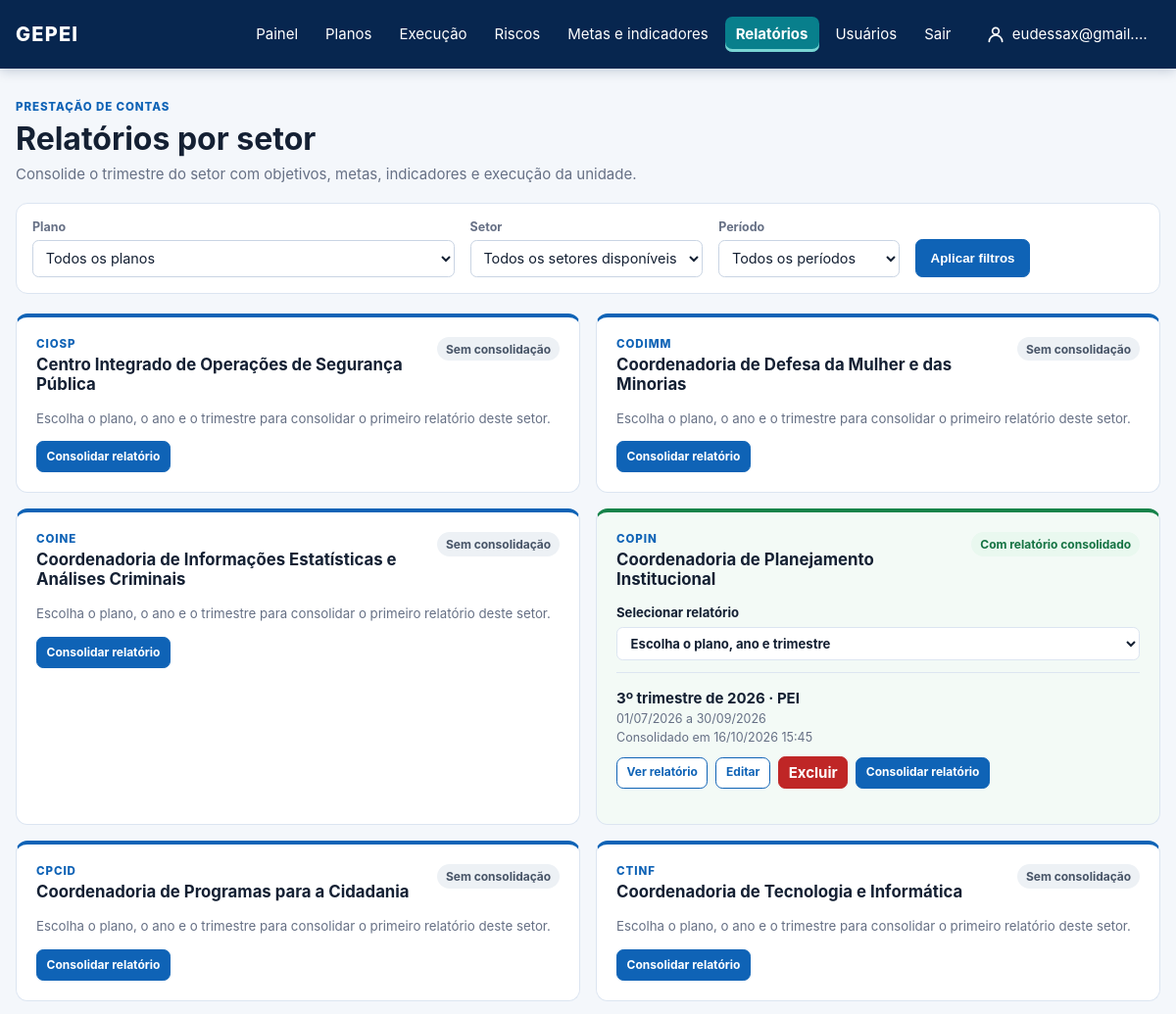
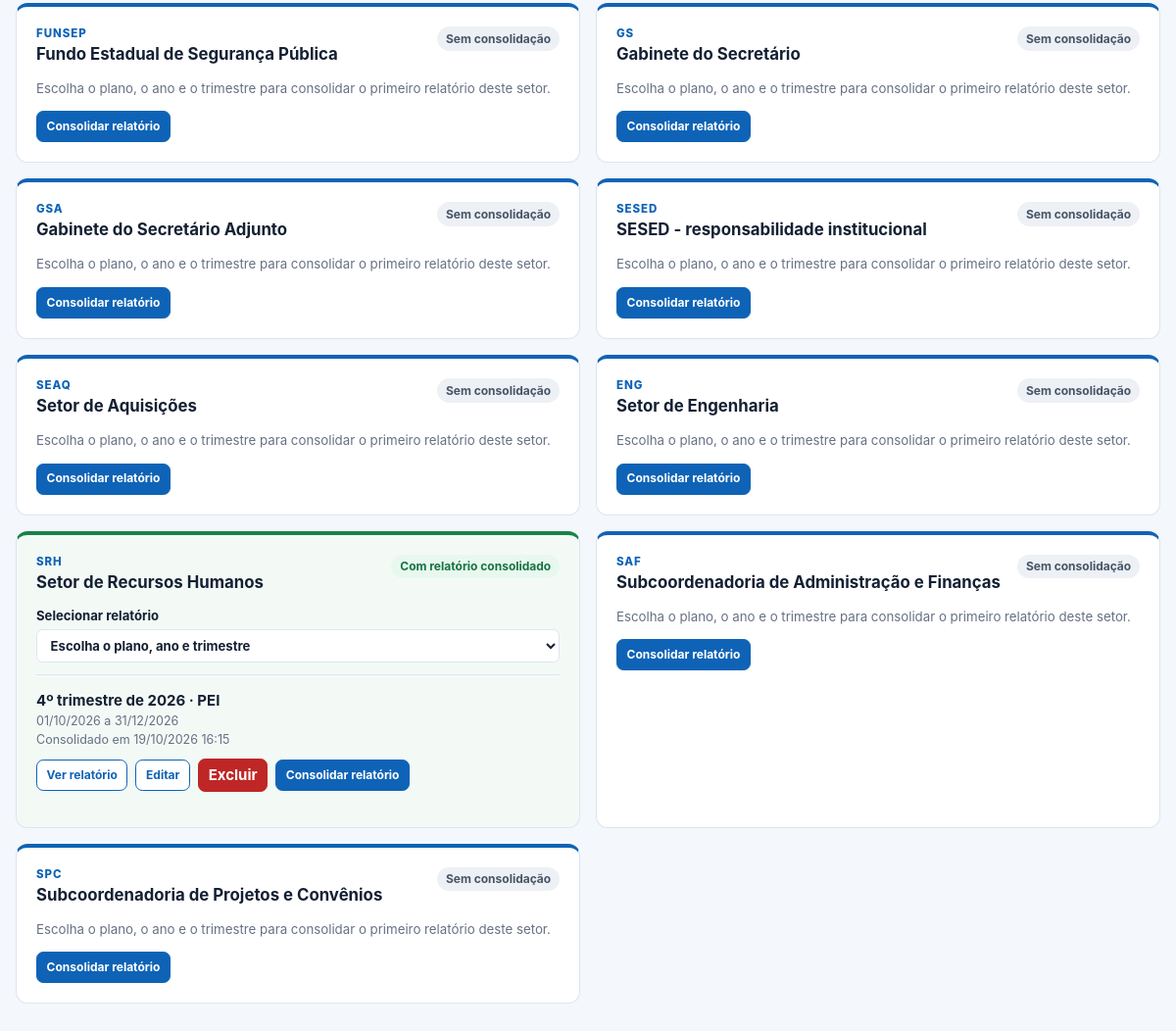
/relatorios/ (signed in), run on the app's committed database (2 pictures, top to bottom).
### core/models.py (models this page shows)
class OrganizationalUnit(models.Model):
    class UnitType(models.TextChoices):
        ORGAN = "ORGAO", "Órgão"
        UNIT = "UNIDADE", "Unidade"
        SECTOR = "SETOR", "Setor"
    organization = models.ForeignKey(Organization, on_delete=models.PROTECT)
    parent = models.ForeignKey("self", null=True, blank=True, on_delete=models.PROTECT)
    name = models.CharField(max_length=180)
    acronym = models.CharField(max_length=30, blank=True)
    unit_type = models.CharField(max_length=10, choices=UnitType.choices)
    def __str__(self):
        return self.acronym or self.name

class QuarterlySectorReport(models.Model):
    unit = models.ForeignKey(OrganizationalUnit, on_delete=models.PROTECT)
    plan = models.ForeignKey(Plan, on_delete=models.PROTECT)
    year = models.PositiveSmallIntegerField()
    quarter = models.PositiveSmallIntegerField(choices=[(n, f"{n}º trimestre") for n in range(1, 5)])
    snapshot = models.JSONField(default=dict)
    consolidated_by = models.ForeignKey(settings.AUTH_USER_MODEL, on_delete=models.PROTECT)
    consolidated_at = models.DateTimeField(auto_now_add=True)
    class Meta:
        ordering = ["-year", "-quarter", "unit__name"]
        default_permissions = ("view",)
        permissions = [("consolidate_quarterlysectorreport", "Consolidar relatório trimestral do próprio setor")]
        constraints = [models.UniqueConstraint(fields=["plan", "unit", "year", "quarter"], name="unique_quarterly_sector_report"), models.CheckConstraint(condition=models.Q(quarter__gte=1, quarter__lte=4), name="valid_report_quarter")]

class Plan(models.Model):
    class PlanType(models.TextChoices):
        PEI = "PEI", "PEI"
        PESP = "PESP", "PESP"
        PPA = "PPA", "PPA"
        OTHER = "OUTRO", "Outro"
    name = models.CharField(max_length=180)
    acronym = models.CharField(max_length=30)
    plan_type = models.CharField(max_length=10, choices=PlanType.choices)
    start_date = models.DateField()
    end_date = models.DateField()
    active = models.BooleanField(default=True)
    def __str__(self):
        return self.acronym

### core/quarterly_reports.py (the view, shortened to what this page needs)
# urls.py: path("relatorios/", quarterly_reports.overview, name="report_cycle_overview"),
@login_required
def overview(request):
    if not _can_view(request.user):
        raise PermissionDenied
    today = timezone.localdate()
    selected_unit = selected_unit_for_request(request)
    selected_plan = request.GET.get("plan", "")
    selected_year = request.GET.get("year", "")
    view_units = view_scope_units(OrganizationalUnit.objects.order_by("name"), request.user)
    write_units = scope_units(OrganizationalUnit.objects.order_by("name"), request.user)
    can_consolidate = request.user.has_perm("core.consolidate_quarterlysectorreport")
    initial = {"unit": selected_unit, "plan": selected_plan or Plan.objects.filter(active=True).values_list("pk", flat=True).first(), "year": today.year, "quarter": (today.month - 1) // 3 + 1}
    form = QuarterlyReportForm(request.POST if request.method == "POST" else None, units=write_units, initial=initial)
    reports = QuarterlySectorReport.objects.filter(unit__in=view_units).select_related("unit", "plan", "consolidated_by")
    years = sorted(set(reports.values_list("year", flat=True)) | {today.year}, reverse=True)
    if selected_unit.isdigit():
        reports = reports.filter(unit_id=selected_unit)
    if selected_plan.isdigit():
        reports = reports.filter(plan_id=selected_plan)
    available_periods = [{"value": f"{year}-{quarter}", "label": f"{quarter}º trimestre de {year}"} for year, quarter in reports.order_by("-year", "-quarter").values_list("year", "quarter").distinct()]
    selected_period = request.GET.get("period", "")
    match = re.fullmatch(r"([2-9]\d{3})-([1-4])", selected_period)
    available_years = list(reports.order_by("-year").values_list("year", flat=True).distinct())
    selected_year = request.GET.get("year", "")
    selected_quarter = request.GET.get("quarter", "")
    if match:
        selected_year, selected_quarter = match.groups()
        if not any(item["value"] == selected_period for item in available_periods):
            available_periods.insert(0, {"value": selected_period, "label": f"{selected_quarter}º trimestre de {selected_year}"})
    else:
        selected_period = ""
    if selected_year.isascii() and selected_year.isdigit() and len(selected_year) == 4:
        reports = reports.filter(year=int(selected_year))
    else:
        selected_year = ""
    if selected_quarter in ("1", "2", "3", "4"):
        reports = reports.filter(quarter=int(selected_quarter))
    else:
        selected_quarter = ""
    if not selected_period and selected_year and selected_quarter:
        selected_period = f"{selected_year}-{selected_quarter}"
    units = view_units.filter(pk=selected_unit) if selected_unit.isdigit() else view_units
    if selected_period:
        units = units.filter(pk__in=reports.values("unit_id"))
    sector_rows = [{"unit": unit, "reports": [r for r in reports if r.unit_id == unit.pk], "can_consolidate": can_consolidate and write_units.filter(pk=unit.pk).exists()} for unit in units]
    return render(request, "core/quarterly_report_overview.html", {"units": view_units, "selected_unit": selected_unit, "plans": Plan.objects.filter(active=True), "selected_plan": selected_plan, "sector_rows": sector_rows, "consolidation_form": form, "can_consolidate": can_consolidate, "available_years": available_years, "selected_year": selected_year, "selected_quarter": selected_quarter, "quarters": range(1, 5), "available_periods": available_periods, "selected_period": selected_period})

### core/forms.py (shortened to what this page needs)
class QuarterlyReportForm(forms.Form):
    plan = forms.ModelChoiceField(queryset=None, label="Plano")
    unit = forms.ModelChoiceField(queryset=OrganizationalUnit.objects.none(), label="Setor")
    year = forms.IntegerField(label="Ano", min_value=2000, max_value=9999)
    quarter = forms.TypedChoiceField(label="Trimestre", coerce=int, choices=((1, "1º trimestre · janeiro a março"), (2, "2º trimestre · abril a junho"), (3, "3º trimestre · julho a setembro"), (4, "4º trimestre · outubro a dezembro")))
    def __init__(self, *args, units, **kwargs):
        from .models import Plan
        super().__init__(*args, **kwargs)
        self.fields["plan"].queryset = Plan.objects.filter(active=True).order_by("acronym")
        self.fields["unit"].queryset = units

### core/context_processors.py (called while the page is built)
def navigation_plans(request):
    if not request.user.is_authenticated:
        return {"navigation_plans": []}
    return {"navigation_plans": Plan.objects.order_by("acronym", "name")}

### core/permissions.py (called while the page is built, shortened)
def is_administrator(user):
    if user.is_superuser:
        return True
    return user.groups.filter(name__iexact=ADMINISTRATOR_GROUP_NAME).exists()

def user_unit_ids(user, for_view=False):
    if is_administrator(user) or (for_view and user.has_perm("core.view_other_units")):
        return None

def scope_units(queryset, user, for_view=False):
    ids = user_unit_ids(user, for_view=for_view)
    return queryset if ids is None else queryset.filter(pk__in=ids)

def selected_unit_for_request(request):
    ids = user_unit_ids(request.user)
    requested = request.GET.get("unit", "")
    if ids is None:
        return requested

def view_scope_units(queryset, user):
    return scope_units(queryset, user, for_view=True)

### core/quarterly_reports.py (called while the page is built)
def _can_view(user):
    return any(user.has_perm(p) for p in ("core.view_quarterlysectorreport", "core.view_sectorreport", "core.view_reportcycle", "core.consolidate_quarterlysectorreport"))

### templates/core/quarterly_report_overview.html (shortened to what this page needs)
{% extends "base.html" %}
{% block content %}
<section class="page-heading dashboard-heading"><div><p class="eyebrow">Prestação de contas</p><h1>Relatórios por setor</h1><p>Consolide o trimestre do setor com objetivos, metas, indicadores e execução da unidade.</p></div></section>
<form method="get" class="dashboard-filters"><label>Plano<select name="plan"><option value="">Todos os planos</option></select></label><label>Setor<select name="unit"><option value="">Todos os setores disponíveis</option></select></label><label>Período<select name="period" onchange="this.form.requestSubmit()"><option value="">Todos os períodos</option></select></label><button class="button button-primary" type="submit">Aplicar filtros</button></form>
<section class="quarterly-report-sectors">
{% for row in sector_rows %}
<article class="panel quarterly-sector-card {% if row.reports %}quarterly-sector-consolidated{% endif %}">
  <div class="panel-heading"><div><p class="eyebrow">{{ row.unit.acronym }}</p><h2>{{ row.unit.name }}</h2></div><span class="chip {% if row.reports %}chip-concluida{% else %}chip-neutral{% endif %}">{% if row.reports %}Com relatório consolidado{% else %}Sem consolidação{% endif %}</span></div>
  {% if row.reports %}<label class="quarterly-report-picker">Selecionar relatório<select data-select-report><option value="">Escolha o plano, ano e trimestre</option></select></label>{% endif %}
  {% for report in row.reports %}<div class="quarterly-report-entry"><div><strong>{% if report.snapshot.contains_test_data %}[TESTE] {% endif %}{{ report.quarter }}º trimestre de {{ report.year }} · {{ report.plan.acronym }}</strong><small>{{ report.snapshot.period_label }}</small><small>Consolidado em {{ report.consolidated_at|date:"d/m/Y H:i" }}</small></div><div class="quarterly-report-actions"><a class="button button-secondary" href="{% url 'quarterly_report_detail' report.pk %}">Ver relatório</a>{% if row.can_consolidate %}<a class="button button-secondary" href="{% url 'quarterly_report_edit' report.pk %}">Editar</a><button type="button" class="button button-danger" data-delete-report="{{ report.pk }}">Excluir</button>{% endif %}{% if forloop.last and row.can_consolidate %}<button type="button" class="button button-primary" data-consolidate-unit="{{ row.unit.pk }}">Consolidar relatório</button>{% endif %}</div></div>{% if row.can_consolidate %}{% include "core/_quarterly_report_delete.html" %}{% endif %}{% empty %}<p class="form-hint">Escolha o plano, o ano e o trimestre para consolidar o primeiro relatório deste setor.</p>{% endfor %}
  {% if row.can_consolidate and not row.reports %}<div class="quarterly-report-actions"><button type="button" class="button button-primary" data-consolidate-unit="{{ row.unit.pk }}">Consolidar relatório</button></div>{% endif %}
</article>
{% empty %}<div class="panel empty-state">{% if selected_period %}Nenhum relatório consolidado encontrado para o período selecionado.{% else %}Nenhum setor disponível.{% endif %}</div>{% endfor %}
</section>
{% endblock %}

### templates/base.html (shortened to what this page needs)
{% load static %}
<!doctype html>
<html lang="pt-br">
<head>
  <link rel="stylesheet" href="{% static 'css/gepei.css' %}?v=20261022-10">
</head>
<body>
  <header class="topbar">
    <a class="brand" href="{% url 'dashboard' %}">GEPEI</a>
    {% if user.is_authenticated %}
      <nav>
        <a href="{% url 'dashboard' %}" {% if request.path == '/' %}class="nav-active" aria-current="page"{% endif %}>Painel</a>
        {% if perms.core.view_plan %}<details class="nav-plans{% if '/pei/' in request.path %} nav-active{% endif %}">
          <summary {% if '/pei/' in request.path %}aria-current="page"{% endif %}>Planos</summary>
        </details>{% endif %}
        {% if perms.core.view_actionplan %}<a href="{% url 'action_plan_list' %}" {% if '/planos-de-acao/' in request.path and '/riscos/' not in request.path %}class="nav-active" aria-current="page"{% endif %}>Execução</a>{% endif %}
        {% if perms.core.view_risk %}<a href="{% url 'risk_overview' %}" {% if '/riscos/' in request.path %}class="nav-active" aria-current="page"{% endif %}>Riscos</a>{% endif %}
        {% if perms.core.view_strategictarget or perms.core.view_indicator %}<a href="{% if perms.core.view_indicator %}{% url 'indicator_overview' %}{% else %}{% url 'target_overview' %}{% endif %}" >Metas e indicadores</a>{% endif %}
        {% if perms.core.view_reportcycle or perms.core.view_sectorreport or perms.core.view_quarterlysectorreport or perms.core.consolidate_quarterlysectorreport %}<a href="{% url 'report_cycle_overview' %}" {% if '/relatorios/' in request.path %}class="nav-active" aria-current="page"{% endif %}>Relatórios</a>{% endif %}
        {% if perms.auth.view_user or perms.auth.view_group %}
        <details class="nav-plans{% if '/usuarios/' in request.path %} nav-active{% endif %}">
          <summary {% if '/usuarios/' in request.path %}aria-current="page"{% endif %}>Usuários</summary>
        </details>
        {% endif %}
        <form method="post" action="{% url 'logout' %}" onsubmit="return confirm('Tem certeza de que deseja sair?');">
          <button type="submit">Sair</button>
        </form>
        <a class="nav-user{% if request.path == '/minha-conta/' %} nav-active{% endif %}" href="{% url 'profile_edit' %}" title="Minha conta">
          <svg width="20" height="20" viewBox="0 0 24 24" fill="none" stroke="currentColor" stroke-width="2" stroke-linecap="round" stroke-linejoin="round" aria-hidden="true"><circle cx="12" cy="8" r="4"/><path d="M4 21c0-4.4 3.6-8 8-8s8 3.6 8 8"/></svg>
          <span>{{ user.first_name|default:user.username }}</span>
        </a>
      </nav>
    {% endif %}
  </header>
  <main class="container">
    {% block content %}{% endblock %}
  </main>
</body>
</html>

### data on the page
OrganizationalUnit: unit.acronym "CIOSP", unit.name "Centro Integrado de Operações de Segurança Pública", shows "Sem consolidação"
OrganizationalUnit: unit.acronym "CODIMM", unit.name "Coordenadoria de Defesa da Mulher e das Minorias", shows "Sem consolidação"
OrganizationalUnit: unit.acronym "COINE", unit.name "Coordenadoria de Informações Estatísticas e Análises Criminais", shows "Sem consolidação"
OrganizationalUnit: unit.acronym "COPIN", unit.name "Coordenadoria de Planejamento Institucional", shows "Com relatório consolidado"
QuarterlySectorReport: quarter "3", year "2026", plan.acronym "PEI", snapshot.period_label "01/07/2026 a 30/09/2026", consolidated_at "16/10/2026 15:45"
OrganizationalUnit: unit.acronym "CPCID", unit.name "Coordenadoria de Programas para a Cidadania", shows "Sem consolidação"
OrganizationalUnit: unit.acronym "CTINF", unit.name "Coordenadoria de Tecnologia e Informática", shows "Sem consolidação"
OrganizationalUnit: unit.acronym "FUNSEP", unit.name "Fundo Estadual de Segurança Pública", shows "Sem consolidação"
OrganizationalUnit: unit.acronym "GS", unit.name "Gabinete do Secretário", shows "Sem consolidação"
OrganizationalUnit: unit.acronym "GSA", unit.name "Gabinete do Secretário Adjunto", shows "Sem consolidação"
OrganizationalUnit: unit.acronym "SESED", unit.name "SESED - responsabilidade institucional", shows "Sem consolidação"
OrganizationalUnit: unit.acronym "SEAQ", unit.name "Setor de Aquisições", shows "Sem consolidação"
OrganizationalUnit: unit.acronym "ENG", unit.name "Setor de Engenharia", shows "Sem consolidação"
OrganizationalUnit: unit.acronym "SRH", unit.name "Setor de Recursos Humanos", shows "Com relatório consolidado"
QuarterlySectorReport: quarter "4", year "2026", plan.acronym "PEI", snapshot.period_label "01/10/2026 a 31/12/2026", consolidated_at "19/10/2026 16:15"
OrganizationalUnit: unit.acronym "SAF", unit.name "Subcoordenadoria de Administração e Finanças", shows "Sem consolidação"
OrganizationalUnit: unit.acronym "SPC", unit.name "Subcoordenadoria de Projetos e Convênios", shows "Sem consolidação"

### other printed values
{{ user.first_name|default:user.username }} "eudessax@gmail.…"
